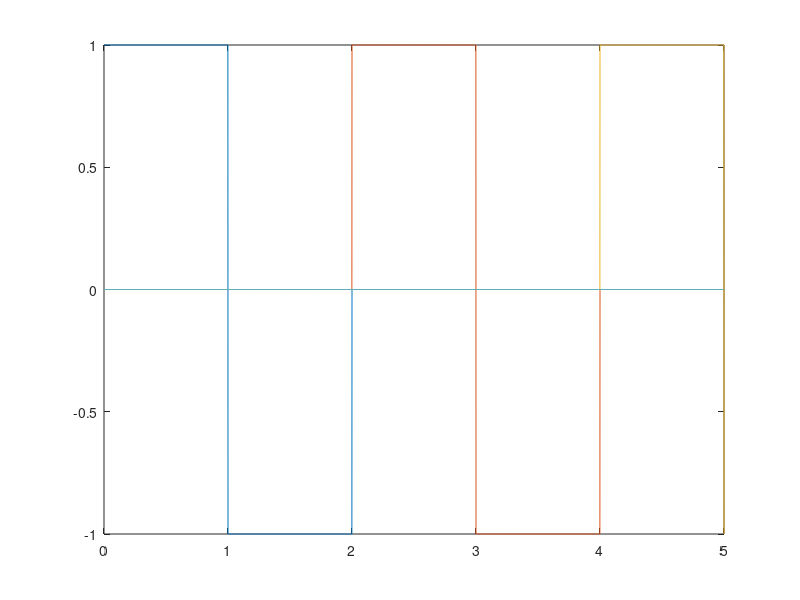

The MATLAB script that drew this image:
clear all;
close all;
clc;

n=input('Number of cycles:')
a=0 
t=a:0.001:n
for i=0:n
    
    u=(t>=a)-(t>=a+1)-((t>=a+1)-(t>=a+2))
    plot(t,u)
    hold on;
    a=a+2
end
